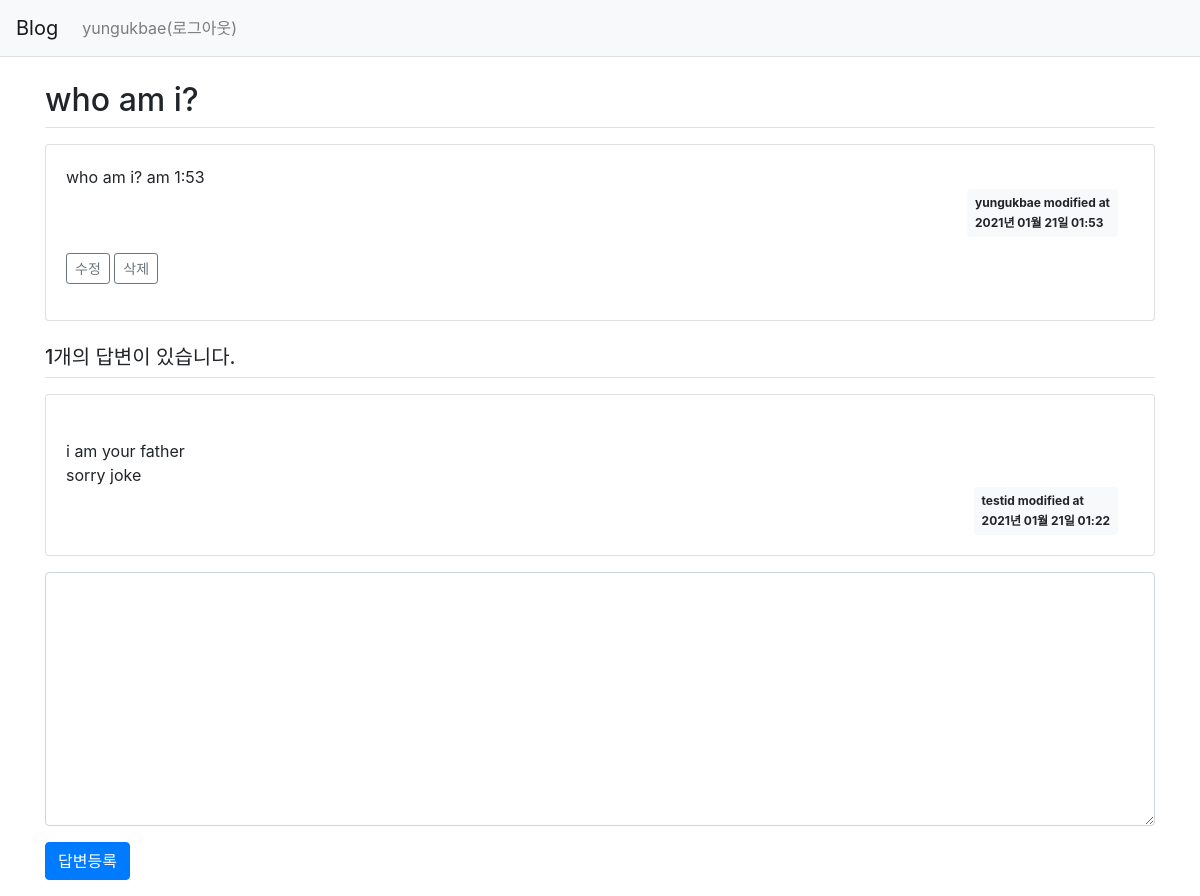
The page /question/detail/301/ (signed in) on the database its author committed.
### pybo/models.py (models this page shows)
class User(db.Model):
    id = db.Column(db.Integer, primary_key=True)
    username = db.Column(db.String(150), nullable=False)  #unique는 같은 값을 저장할 수 없다는 뜻이다.
    password = db.Column(db.String(200), nullable=False)
    email = db.Column(db.String(120),unique=True, nullable=False)

class Question(db.Model):
    id = db.Column(db.Integer, primary_key=True)
    subject = db.Column(db.String(200),nullable=False)
    content = db.Column(db.Text(),nullable=False)
    create_date = db.Column(db.DateTime(),nullable=False)
    user_id = db.Column(db.Integer, db.ForeignKey('user.id', ondelete='CASCADE'), nullable=False)
    user = db.relationship('User',backref=db.backref('question_set'))
    modify_date = db.Column(db.DateTime(), nullable=True)

class Answer(db.Model):
    id = db.Column(db.Integer, primary_key=True)
    question_id = db.Column(db.Integer, db.ForeignKey('question.id',ondelete='CASCADE'))     #db.ForeignKey에 지정한 첫 번째 값은 연결한 모델의 속성명이고 두 번째 ondelete에 지정한 값은 삭제 연동 설정이다. 즉, 답변 모델의 quesion_id 속성은 질문 모델의 id 속성과 연결되며 ondelete='CASCADE'에 의해 데이터베이스에서 쿼리를 이용하여 질문을 삭제하면 해당 질문에 달린 답변도 함꼐 삭제된다.
    question = db.relationship('Question',backref=db.backref('answer_set'))  #quesion속성은 답변 모델에서 질문 모델을 참조하기 위해 추가했다. 예를 들어 답변 모델 객체에서 질문 모델 객체의 제목을 참조하려면 answer.question.subject처럼 할 수 있다. 이렇게 하려면 속성을 추가할 때 db.Column이 아닌 db.relationship을 사용해야한다.
    content = db.Column(db.Text(), nullable=False)
    create_date = db.Column(db.DateTime(), nullable=False)
    user_id = db.Column(db.Integer, db.ForeignKey('user.id', ondelete='CASCADE'), nullable=False)
    user = db.relationship('User',backref=db.backref('answer_set'))
    modify_date = db.Column(db.DateTime(), nullable=True)

### pybo/views/question_views.py (the view)
@bp.route('/detail/<int:question_id>/')
def detail(question_id):
    form = AnswerForm()
    question = Question.query.get_or_404(question_id) #get_or_404는 해당 데이터를 찾을 수 없는 경우 404페이지를 출력해준다.
    return render_template('question/question_detail.html',question=question, form=form)

### pybo/forms.py
class AnswerForm(FlaskForm):
    content = TextAreaField('내용',validators=[DataRequired('내용은 필수입력 항목입니다.')])

### pybo/filter.py (called while the page is built)
def format_datetime(value, fmt='%Y년 %m월 %d일 %H:%M'):
    return value.strftime(fmt)

### pybo/views/auth_views.py (called while the page is built)
@bp.before_app_request
def load_logged_in_user():
    user_id = session.get('user_id')
    if user_id is None:
        g.user = None
    else:
        g.user=User.query.get(user_id)

### pybo/templates/question/question_detail.html (shortened to what this page needs)
{% extends 'base.html' %}
{% block content %}
<div class="container my-3">
    <h2 class="border-bottom py-2">{{ question.subject }}</h2>
    <div class="card my-3">
        <div class="card-body">
            <div class="card-text" style="white-space: pre-line;">{{ question.content }}</div>
            <div class="d-flex justify-content-end">
                {% if question.modify_date %}
                <div class="badge badge-light p-2 text-left mx-3">
                    <div class="mb-2">{{question.user.username}} modified at</div>
                    <div>{{ question.modify_date|datetime }}</div>
                </div>
                {% else %}
                <div class="badge badge-light p-2">
                    <div class="mb-2">{{ question.user.username }}</div>
                    <div>{{ question.create_date|datetime }}</div>
                </div>
                {% endif %}
            </div>
            {% if g.user == question.user %}
            <div class="my-3">
                <a href="{{ url_for('question.modify', question_id=question.id) }}" class="btn btn-sm btn-outline-secondary">수정</a>
                <a href="#" class="delete btn btn-sm btn-outline-secondary" data-uri="{{ url_for('question.delete',question_id=question.id) }}">삭제</a>
            </div>
            {% endif %}
        </div>
    </div>
    <h5 class="border-bottom my-3 py-2">{{ question.answer_set|length }}개의 답변이 있습니다.</h5>
    {% for answer in question.answer_set %}
    <div class="card my-3">
        <div class="card-body">
            <div class="card-text" style="white-space: pre-line;">
            {{ answer.content }}
            </div>
            <div class="d-flex justify-content-end">
                {% if answer.modify_date %}
                    <div class="badge badge-light p-2 text-left mx-3">
                    <div class="mb-2">{{answer.user.username}} modified at</div>
                    <div>{{ answer.modify_date|datetime }}</div>
                </div>
                {% else %}
                <div class="badge badge-light p-2">
                    <div class="mb-2">{{ answer.user.username }}</div>
                    <div>{{ answer.create_date|datetime }}</div>
                </div>
                {% endif %}
            </div>
        </div>
    </div>
    {% endfor %}
    <form action="{{ url_for('answer.create',question_id=question.id)}}" method="POST" class="my-3">
        <div class="form-group">
            <textarea {% if not g.user %}disabled{% endif %} class="form-control" name="content" id="content" rows="10"></textarea>
        </div>
        <input type="submit" value="답변등록" class="btn btn-primary">
    </form>
</div>
{% endblock %}

### pybo/templates/navbar.html (shortened to what this page needs)
<nav class="navbar navbar-expand-lg navbar-light bg-light border-bottom">
    <a class="navbar-brand" href="{{ url_for('main.index') }}">Blog
    </a>
    <div class="collapse navbar-collapse flex-grow-0" id="navbarNav">
        {% if g.user %}
        <ul class="navbar-nav">
            <li class="nav-item">
                <a href="{{ url_for('auth.logout') }}" class="nav-link">{{ g.user.username }}(로그아웃)</a>
            </li>
        </ul>
        {% endif %}
    </div>
</nav>

### rows shown on the page
User: user.username "yungukbae"
Question: subject "who am i?", content "who am i? am 1:53", modify_date "2021년 01월 21일 01:53"
Answer: content "i am your father sorry joke", user.username "testid", modify_date "2021년 01월 21일 01:22"

### other values the page prints
{{ question.answer_set|length }} "1"
